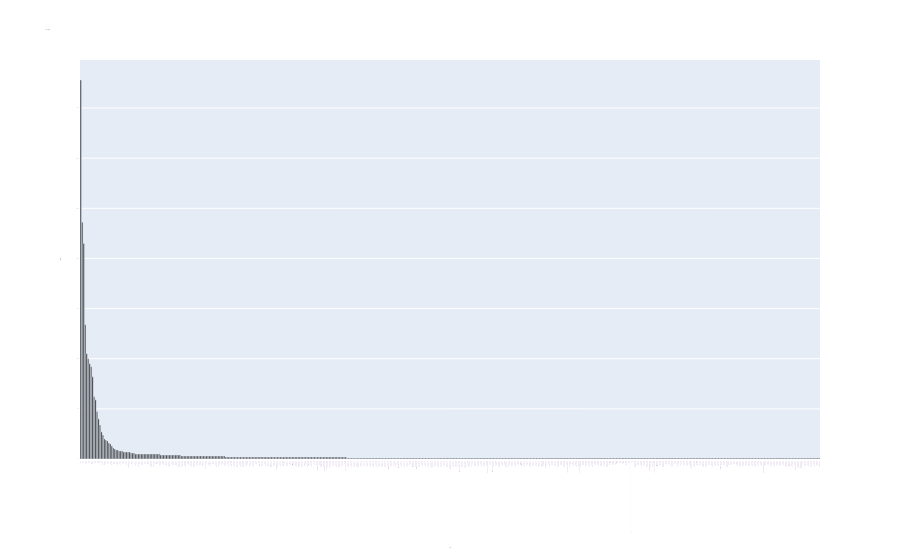

Write notebook code for a chart like this one.
### Markdown cell above
### >>> **Exercise 15 (take home):** 
Additionally, you can attempt to sort the terms on the `x-axis` by frequency instead of in alphabetical order. This way the visualization is more meaninfgul and you will be able to observe the so called [long tail](https://en.wikipedia.org/wiki/Long_tail) (get familiar with this term since it will appear a lot in data mining and other statistics courses). see picture below

![alt txt](https://upload.wikimedia.org/wikipedia/commons/thumb/8/8a/Long_tail.svg/1000px-Long_tail.svg.png)

### Code cell
# Answer here

import plotly.express as px

print (
'''
Only the first 500 trems are sorted and shown.
Possible reason that there's a chunk around the beginning:
1. The collection of terms is not big enough.
2. Preprocessing for the text has not done. Many terms consisting of punctuations and digits are included.
'''
)

df = pd.DataFrame() 
df['term_name'] = count_vect.get_feature_names_out()[:500]
df['term_freq'] = term_frequencies[:500]
df = df.sort_values('term_freq', ascending=False)
fig = px.bar(df, x='term_name', y='term_freq', color_discrete_sequence =['black']*len(df))

fig.update_layout(
    title = "Trem-Frequency",
    xaxis_title = "Terms",
    yaxis_title = "Frequency",
    legend_title = "Legend Title",
    font = dict(
        family = "Courier New, monospace",
        size = 1,
        color = "RebeccaPurple"
    )
)
fig.show()

### Figure 1 — Plotly figure (JSON) as saved in the notebook; plotly's stock layout.template omitted (floating-point values rounded to 4 significant figures; data arrays with more than 128 entries replaced by an {"elided": "..."} marker saying what was removed)
{"data": [{"alignmentgroup": "True", "hovertemplate": "term_name=%{x}<br>term_freq=%{y}<extra></extra>", "legendgroup": "", "marker": {"color": "black", "pattern": {"shape": ""}}, "name": "", "offsetgroup": "", "orientation": "v", "showlegend": false, "textposition": "auto", "type": "bar", "x": {"elided": "500 str values"}, "xaxis": "x", "y": {"elided": "500 int values"}, "yaxis": "y"}], "layout": {"barmode": "relative", "font": {"color": "RebeccaPurple", "family": "Courier New, monospace", "size": 1}, "legend": {"title": {"text": "Legend Title"}, "tracegroupgap": 0}, "margin": {"t": 60}, "title": {"text": "Trem-Frequency"}, "xaxis": {"anchor": "y", "domain": [0, 1], "title": {"text": "Terms"}}, "yaxis": {"anchor": "x", "domain": [0, 1], "title": {"text": "Frequency"}}}}
